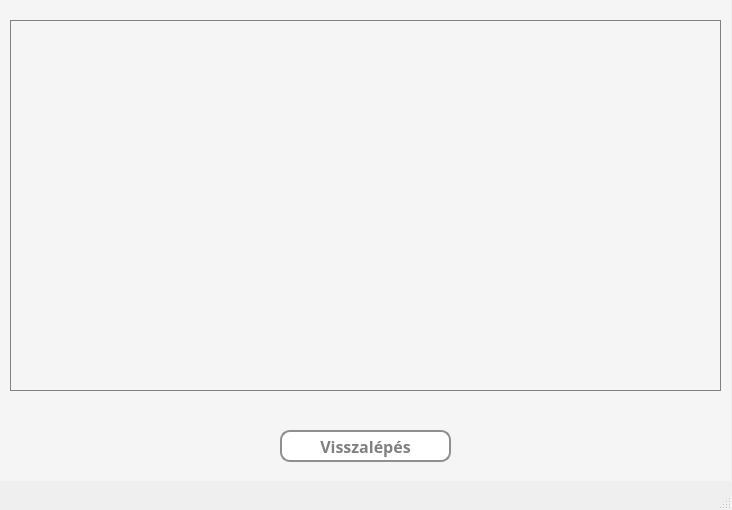
<?xml version="1.0" encoding="UTF-8"?>
<ui version="4.0">
 <class>defaultAboutWindow</class>
 <widget class="QMainWindow" name="defaultAboutWindow">
  <property name="geometry">
   <rect>
    <x>0</x>
    <y>0</y>
    <width>732</width>
    <height>510</height>
   </rect>
  </property>
  <property name="windowTitle">
   <string>Névjegy</string>
  </property>
  <widget class="QWidget" name="centralwidget">
   <widget class="QWidget" name="widget" native="true">
    <property name="geometry">
     <rect>
      <x>0</x>
      <y>0</y>
      <width>731</width>
      <height>481</height>
     </rect>
    </property>
    <property name="styleSheet">
     <string notr="true">* {
	background-color: whitesmoke;
    font-size: 16px;
    font-weight: bold;
}</string>
    </property>
    <widget class="QPushButton" name="backButton">
     <property name="geometry">
      <rect>
       <x>280</x>
       <y>430</y>
       <width>171</width>
       <height>32</height>
      </rect>
     </property>
     <property name="font">
      <font>
       <family>Corbel</family>
       <pointsize>-1</pointsize>
       <bold>true</bold>
      </font>
     </property>
     <property name="styleSheet">
      <string notr="true">* {
	background-color: white;
	border: 2px solid #8f8f91;
	border-radius: 10px;
	color: grey;
}

*:hover {
	background-color: rgb(120, 120, 220);
	color: white;
}</string>
     </property>
     <property name="text">
      <string>Visszalépés</string>
     </property>
    </widget>
    <widget class="QTextBrowser" name="contentBrowser">
     <property name="geometry">
      <rect>
       <x>10</x>
       <y>20</y>
       <width>711</width>
       <height>371</height>
      </rect>
     </property>
     <property name="styleSheet">
      <string notr="true">* {
	border: 1px solid grey;
	font-size: 12pt;
	color: grey;
}
QScrollBar:vertical {
	border: none;
	background: #e6e6e6;
	width: 12px;
	margin: 0px 0px 0px 0px;
}
QScrollBar::handle:vertical {
	background-color: #cccccc;
	min-height: 0px;
}
QScrollBar::add-line:vertical {
	background: none;
}
QScrollBar::sub-line:vertical {
	background: none;
}
QScrollBar::up-arrow:vertical, QScrollBar::down-arrow:vertical {
	background: none;
}
QScrollBar::add-page:vertical, QScrollBar::sub-page:vertical {
	background: none;
}</string>
     </property>
     <property name="verticalScrollBarPolicy">
      <enum>Qt::ScrollBarAsNeeded</enum>
     </property>
     <property name="horizontalScrollBarPolicy">
      <enum>Qt::ScrollBarAsNeeded</enum>
     </property>
    </widget>
   </widget>
  </widget>
  <widget class="QStatusBar" name="statusbar"/>
 </widget>
 <resources/>
 <connections/>
</ui>
